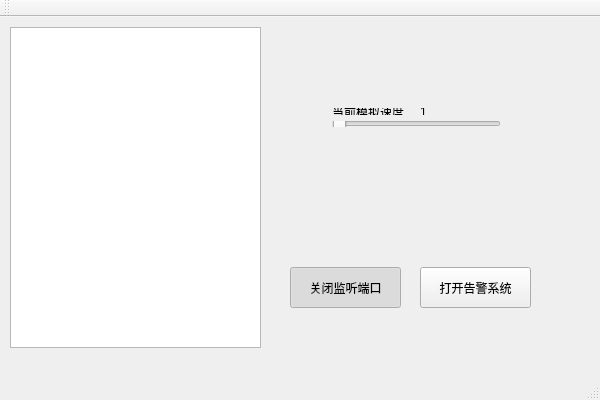
<?xml version="1.0" encoding="UTF-8"?>
<ui version="4.0">
 <class>QARParserClass</class>
 <widget class="QMainWindow" name="QARParserClass">
  <property name="geometry">
   <rect>
    <x>0</x>
    <y>0</y>
    <width>600</width>
    <height>400</height>
   </rect>
  </property>
  <property name="windowTitle">
   <string>QARParser</string>
  </property>
  <widget class="QWidget" name="centralWidget">
   <widget class="QToolButton" name="toolButton_listen">
    <property name="geometry">
     <rect>
      <x>290</x>
      <y>250</y>
      <width>111</width>
      <height>41</height>
     </rect>
    </property>
    <property name="text">
     <string>关闭监听端口</string>
    </property>
    <property name="checkable">
     <bool>true</bool>
    </property>
    <property name="checked">
     <bool>true</bool>
    </property>
   </widget>
   <widget class="QToolButton" name="toolButton_open_warning">
    <property name="geometry">
     <rect>
      <x>420</x>
      <y>250</y>
      <width>111</width>
      <height>41</height>
     </rect>
    </property>
    <property name="text">
     <string>打开告警系统</string>
    </property>
    <property name="checkable">
     <bool>true</bool>
    </property>
   </widget>
   <widget class="QListView" name="listView">
    <property name="geometry">
     <rect>
      <x>10</x>
      <y>10</y>
      <width>251</width>
      <height>321</height>
     </rect>
    </property>
   </widget>
   <widget class="QWidget" name="">
    <property name="geometry">
     <rect>
      <x>321</x>
      <y>80</y>
      <width>191</width>
      <height>41</height>
     </rect>
    </property>
    <layout class="QVBoxLayout" name="verticalLayout">
     <item>
      <layout class="QHBoxLayout" name="horizontalLayout">
       <item>
        <widget class="QLabel" name="label">
         <property name="text">
          <string>当前模拟速度</string>
         </property>
        </widget>
       </item>
       <item>
        <widget class="QLabel" name="label_simulate_speed">
         <property name="text">
          <string>1</string>
         </property>
        </widget>
       </item>
      </layout>
     </item>
     <item>
      <widget class="QSlider" name="horizontalSlider">
       <property name="minimum">
        <number>1</number>
       </property>
       <property name="maximum">
        <number>10</number>
       </property>
       <property name="orientation">
        <enum>Qt::Horizontal</enum>
       </property>
      </widget>
     </item>
    </layout>
   </widget>
  </widget>
  <widget class="QMenuBar" name="menuBar">
   <property name="geometry">
    <rect>
     <x>0</x>
     <y>0</y>
     <width>600</width>
     <height>23</height>
    </rect>
   </property>
  </widget>
  <widget class="QToolBar" name="mainToolBar">
   <attribute name="toolBarArea">
    <enum>TopToolBarArea</enum>
   </attribute>
   <attribute name="toolBarBreak">
    <bool>false</bool>
   </attribute>
  </widget>
  <widget class="QStatusBar" name="statusBar"/>
 </widget>
 <layoutdefault spacing="6" margin="11"/>
 <resources>
  <include location="qarparser.qrc"/>
 </resources>
 <connections/>
</ui>
